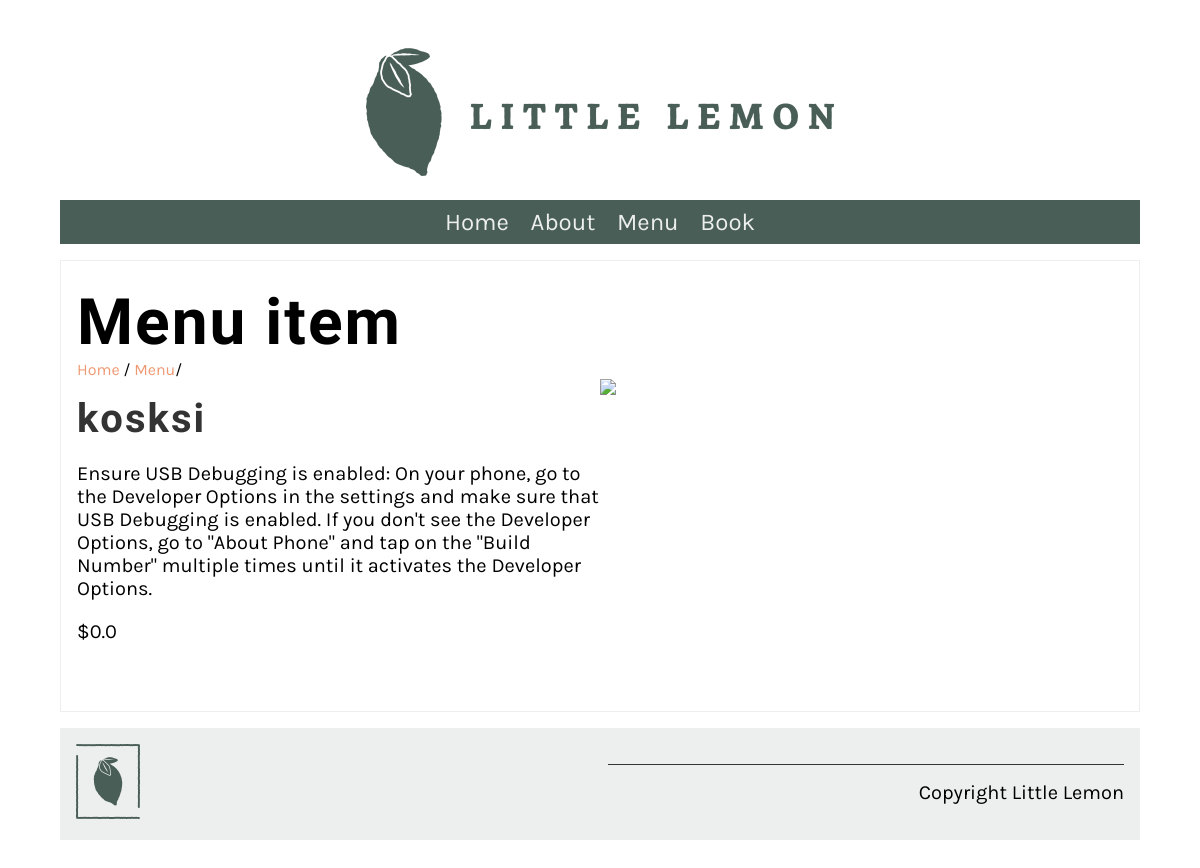
/item/2/, run on the app's committed database.
### restaurant/models.py (models this page shows)
class Menu (models.Model):
   name = models.CharField(max_length=50)
   price = models.FloatField()
   item_description = models.TextField(max_length=1000,default='')
   def __str__(self) -> str:
      return self.name

### restaurant/views.py (the view)
# urls.py: path('item/<int:pk>/',views.item_description,name='item_description')
def item_description(request,pk=None):
    if(pk != None):
        item = Menu.objects.get(pk = pk )
    else:
        item = ''
    return render(request,'item.html',{'item':item})

### restaurant/templates/item.html
{% extends 'base.html' %}
{% load static %}
{% block content %}
<section>
    <article>
        <h1>Menu item</h1>
        <span>
            <a href="{% url 'home' %}">Home</a> /
            <a href="{% url 'menu' %}">Menu</a>/
        </span>
        <div class="row">
            <div class="column">
                <h2>
                    {{item}}
                </h2>
                <p>
                    {{item.item_description}}
                </p>
                <p>
                    ${{item.price}}
                </p>
            </div>
            <div class="column">
                <img src="{% static 'img/menu_items/' %}{{ item.pk }}.jpg">
            </div>
        </div>
    </article>
</section>
{% endblock %}

### restaurant/static/css/style.css (style rules this page uses)
body { font-family: 'Karla', sans-serif; margin-top: 3rem; margin-bottom: 3rem; margin-left: 5%; margin-right: 5%; }
h1, h2, h3, h4, h5, h6 { font-family: 'Markazi Text', serif; letter-spacing: 2px;; }
h1 { font-size: 4rem; margin-top: 1.5rem; margin-bottom: 0; }
h2 { font-size: 2.5rem; color: #333333; margin:1rem 0; }
p, ul { font-size: 1.25rem;; }
a { color: #EE9972; text-decoration: none; }
section { display: flex; gap: 2rem 1rem; margin-top: 1rem; margin-bottom: 1rem; flex-direction: row; }
article { flex:1; }
article img { max-width: 100%; }
main article { border: 1px solid #EDEFEE; padding-left: 1rem; padding-right: 1rem; }
.row { display: flex; flex-direction: row; width: 100%; padding-bottom: 1rem; }
.column { flex-basis: 50%; margin-bottom: 1rem; padding-bottom: 1rem; }

### data on the page
Menu: name "kosksi", item_description "Ensure USB Debugging is enabled: On your phone, go to the Developer Options in the settings and make sure that USB Debugging is enabled. If you don't see the Developer Options, go to \"About Phone\" and tap on the \"Build Number\" multiple times until it activates the Developer Options.", price "0.0"
